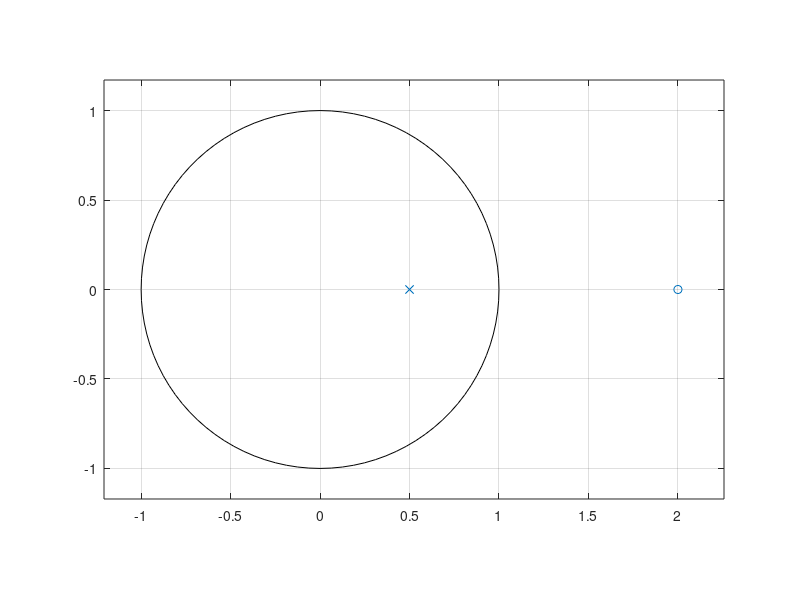
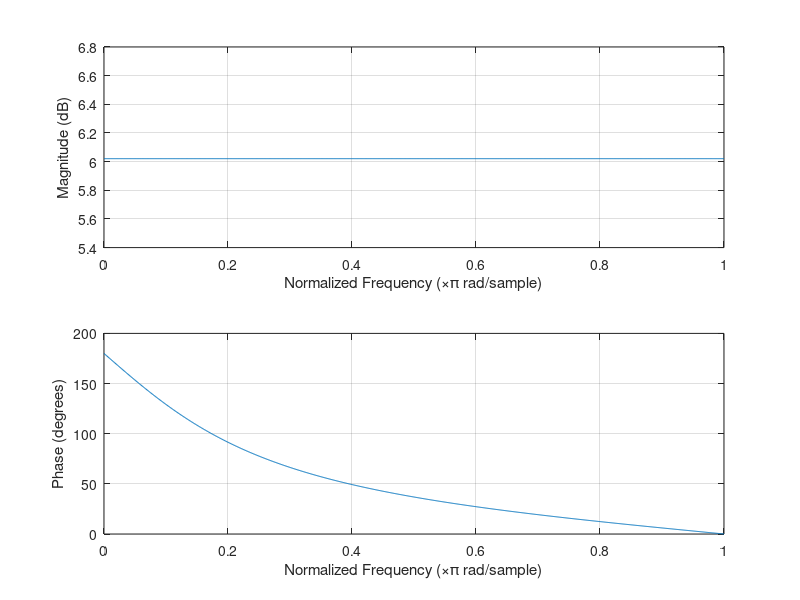
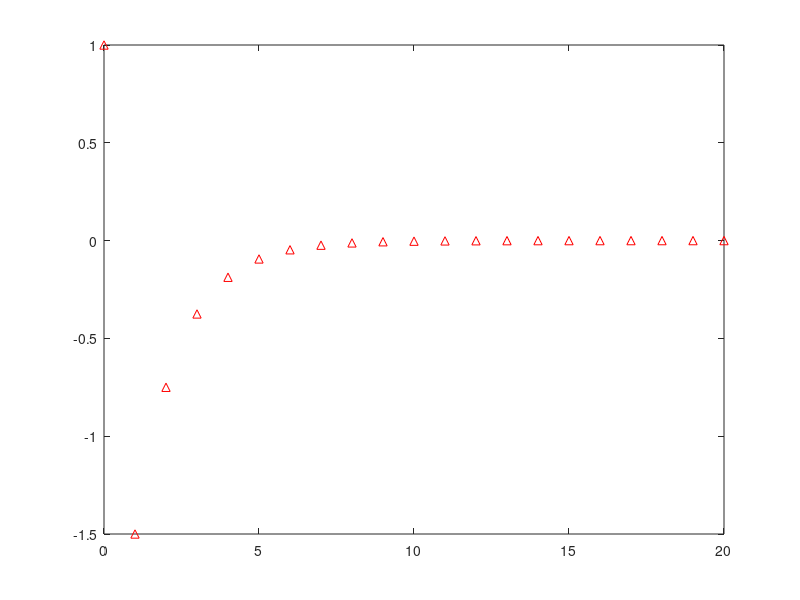

These figures' MATLAB source, in order:
p = 0.5;
figure('NumberTitle', 'off', 'Name', 'Pole-Zero plot for P=0.5');
zplane(1/p,p);
b = [1,-1/p];
a = [1,-p];
n = 1001;
figure('NumberTitle', 'off', 'Name', 'Frequency Response for P=0.5');
freqz(b,a,n);
figure('NumberTitle', 'off', 'Name', 'Impulse Response for P=0.5');
impz(b,a);
